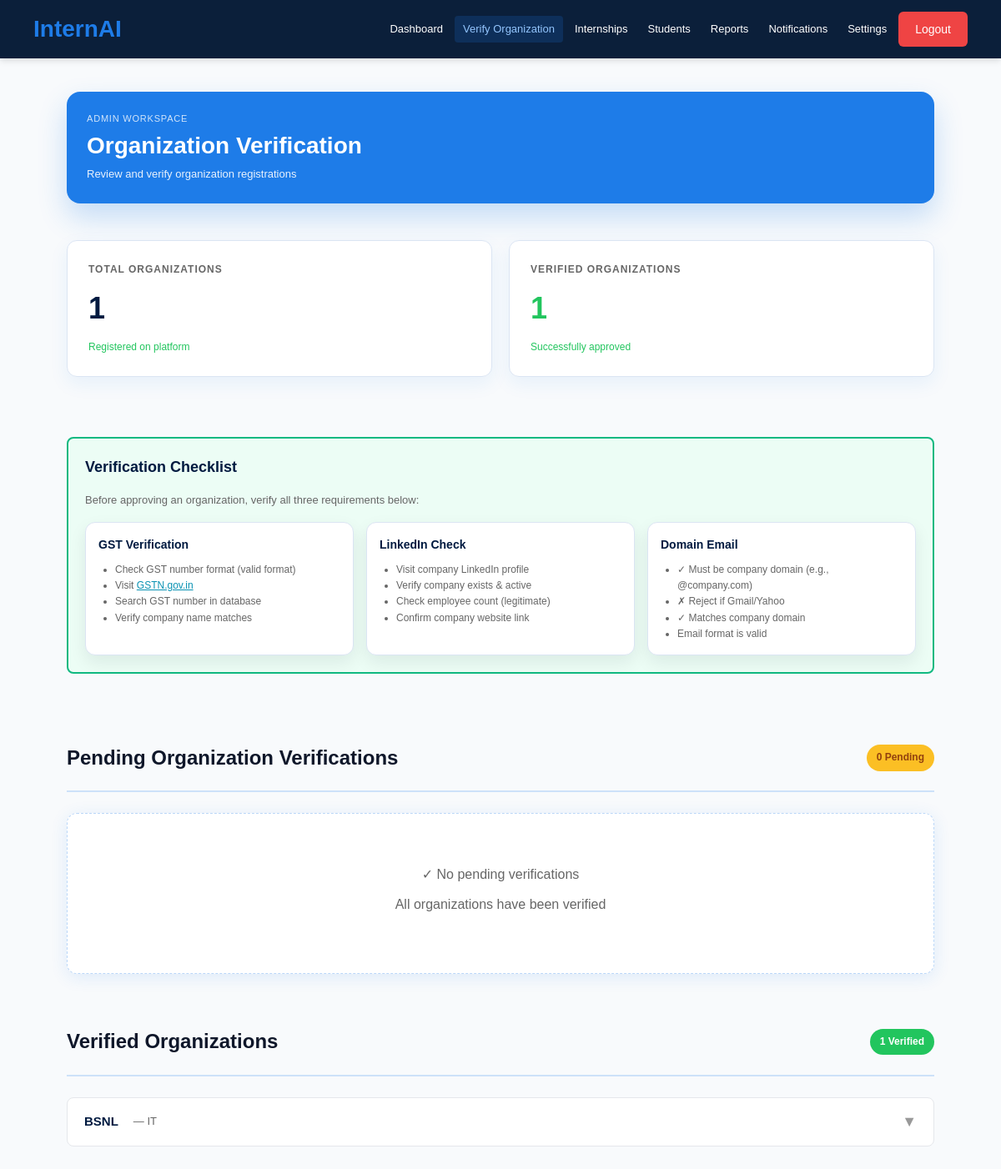
/admin/organizations (signed in), run on an earlier commit of the app's database.
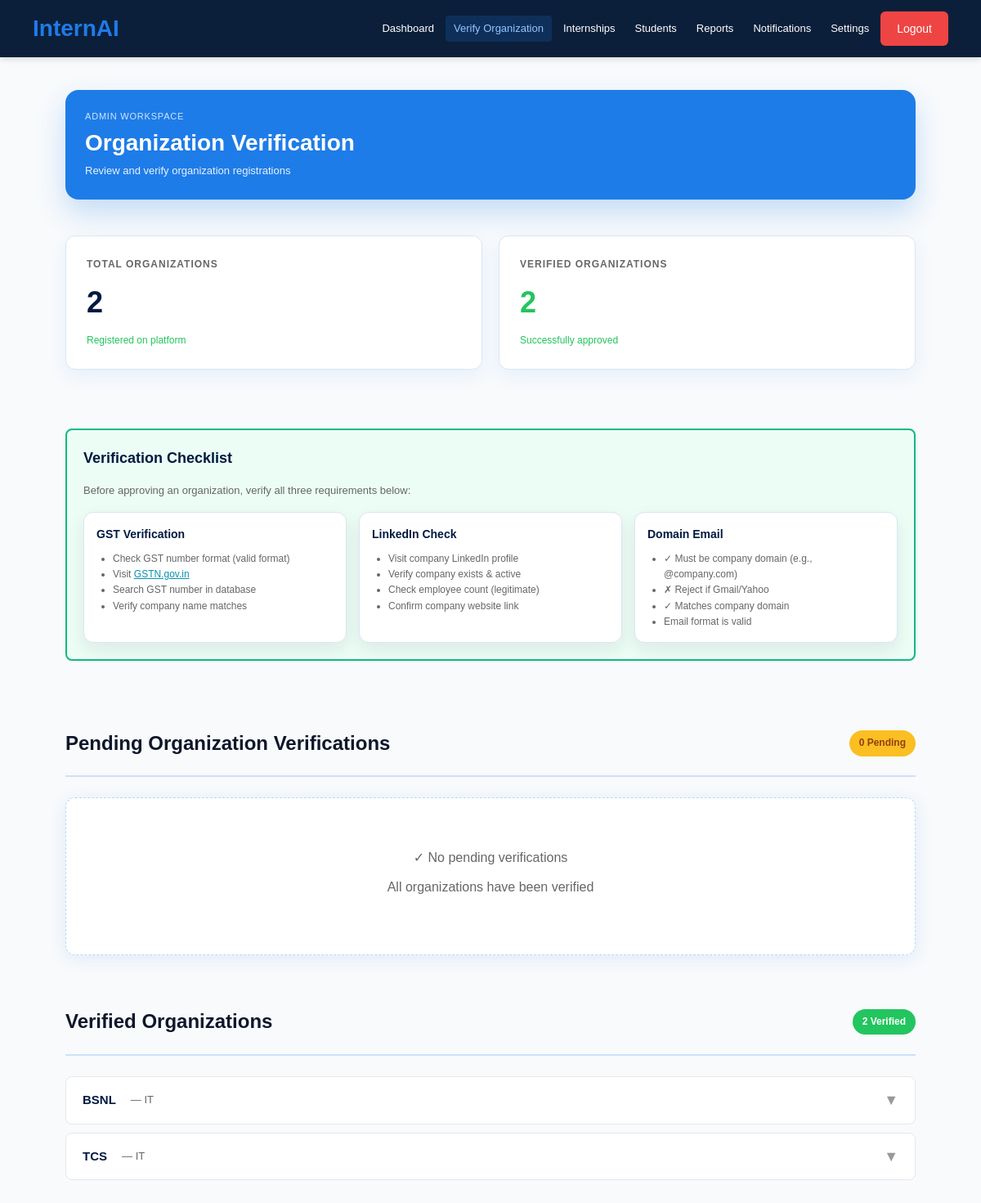
And on a later commit of the database.
### app.py (models this page shows)
class Organization(db.Model):
    id = db.Column(db.Integer, primary_key=True)
    user_id = db.Column(db.Integer)
    company_name = db.Column(db.String(200))
    gst_number = db.Column(db.String(100))
    domain_email = db.Column(db.String(100))
    linkedin_profile = db.Column(db.String(300))
    industry = db.Column(db.String(100))
    location = db.Column(db.String(200))
    description = db.Column(db.Text)
    is_verified = db.Column(db.Boolean, default=False)
    verification_status = db.Column(db.String(50), default='pending')  # pending, approved, rejected
    verification_notes = db.Column(db.Text)
    created_at = db.Column(db.DateTime, default=datetime.utcnow)

### app.py (the view)
@app.route('/admin/organizations')
@login_required
@admin_required
def admin_organizations():
    pending_orgs = Organization.query.filter_by(verification_status='pending').all()
    verified_orgs_list = Organization.query.filter_by(verification_status='approved').all()
    total_orgs = Organization.query.count()
    verified_orgs = len(verified_orgs_list)
    return render_template('admin_verify_organizations.html', organizations=pending_orgs, verified_orgs_list=verified_orgs_list, total_orgs=total_orgs, verified_orgs=verified_orgs)

### app.py (called while the page is built)
def admin_required(f):
    @wraps(f)
    def decorated_function(*args, **kwargs):
        if not current_user.is_authenticated or current_user.role != 'admin':
            return redirect(url_for('home'))
        return f(*args, **kwargs)
    return decorated_function

@login_manager.user_loader
def load_user(user_id):
    return User.query.get(int(user_id))

### templates/admin_verify_organizations.html (shortened to what the changed rows need)
{% extends "base.html" %} {% block content %}
<div class="container admin-dashboard-page adm-dashboard-vertical">
  <main class="adm-main">
  <section class="adm-header-card adm-page-hero">
    <div>
      <h1 class="adm-title">Organization Verification</h1>
    </div>
  </section>
  <div
    class="stats-grid"
    style="grid-template-columns: repeat(2, 1fr); margin-bottom: 30px"
  >
    <div class="stat-card">
      <div class="stat-label">Total Organizations</div>
      <div class="stat-value">{{ total_orgs }}</div>
      <div class="stat-change">Registered on platform</div>
    </div>
    <div class="stat-card">
      <div class="stat-label">Verified Organizations</div>
      <div class="stat-value" style="color: #22c55e">{{ verified_orgs }}</div>
      <div class="stat-change">Successfully approved</div>
    </div>
  </div>
  <div
    style="
      background: #ecfdf5;
      border: 2px solid #10b981;
      border-radius: 8px;
      padding: 20px;
      margin: 20px 0;
    "
  >
    <h2 style="color: #001a40; margin: 0 0 15px 0; font-size: 18px">
       Verification Checklist
    </h2>
  </div>
  <div style="margin-top: 40px">
    <div class="section-header">
      <h2> Pending Organization Verifications</h2>
    </div>
  </div>
  <div style="margin-top: 40px">
    <div class="section-header">
      <h2> Verified Organizations</h2>
      <span
        style="
          background: #22c55e;
          color: #fff;
          padding: 6px 12px;
          border-radius: 20px;
          font-weight: 600;
          font-size: 12px;
        "
        >{{ verified_orgs }} Verified</span
      >
    </div>
    {% if verified_orgs_list %}
    <ul class="vo-list">
      {% for org in verified_orgs_list %}
      <li>
        <div class="vo-row" onclick="toggleVerifiedOrg(this)">
          <div
            style="
              display: flex;
              align-items: center;
              gap: 8px;
              flex-wrap: wrap;
            "
          >
            <h3>{{ org.company_name }}</h3>
            {% if org.industry %}
            <span class="vo-industry">— {{ org.industry }}</span>
            {% endif %}
          </div>
          <span class="vo-arrow">▼</span>
        </div>
      </li>
      {% endfor %}
    </ul>
    {% else %}
    <div class="empty-state"><p>No verified organizations yet</p></div>
    {% endif %}
  </div>
  </main>
</div>
{% endblock %}

What changed in the data, as far as the page shows it:
added Organization: company_name "TCS", industry "IT"
Also different on the page:
{{ total_orgs }}: "1" → "2"
{{ verified_orgs }}: "1" → "2"
